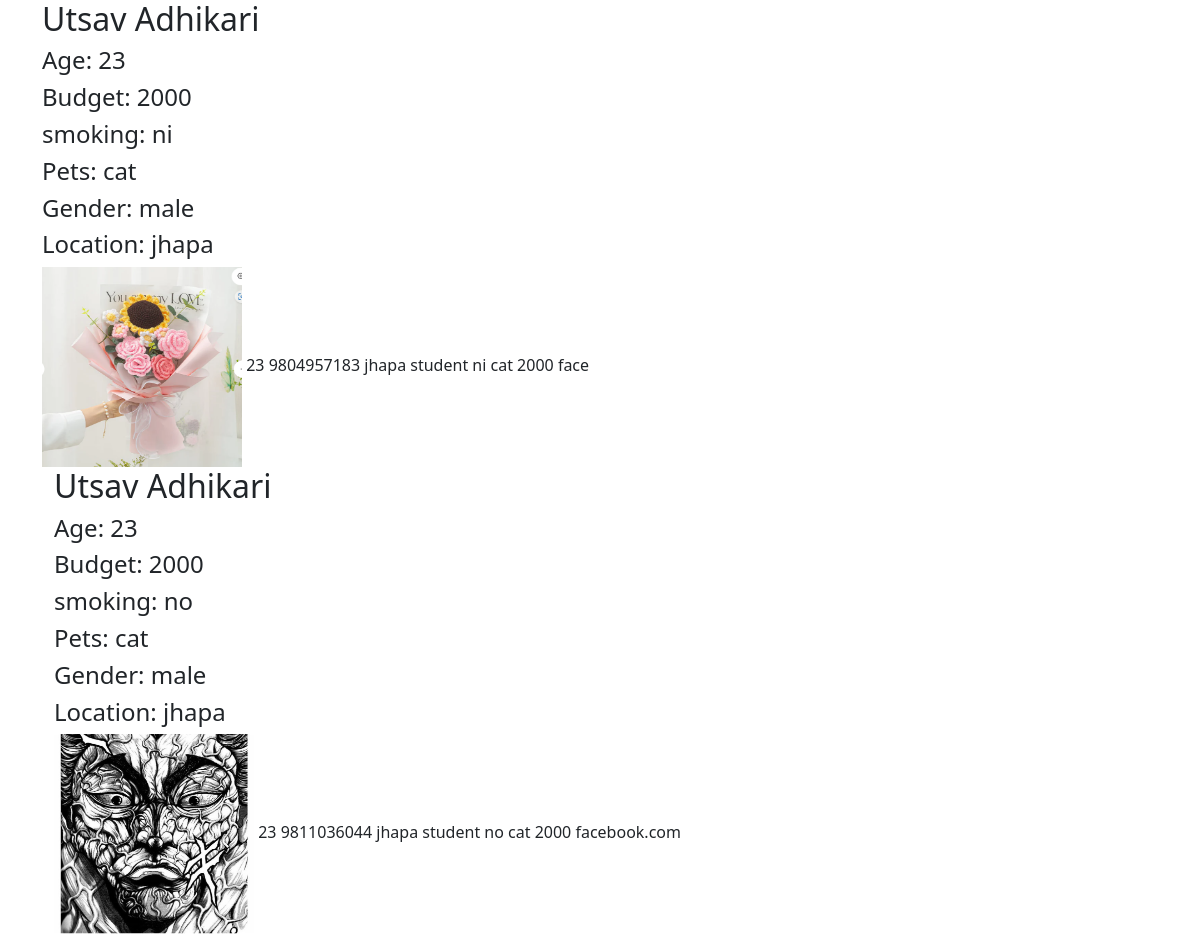
The page /user_detail/ on the database its author committed.
### mysite/models.py (models this page shows)
class Profile (models.Model):
    image = models.ImageField(default='default_image.jpg',upload_to="image")
    full_name = models.CharField("full_name", max_length=30)
    gender = models.CharField("gender",max_length=50)
    age = models.IntegerField("age")
    phone = models.IntegerField("phone")
    currentL = models.CharField("clocation",max_length=50)
    occupation = models.CharField("occupation", max_length=50)
    smoking = models.CharField("smoking",max_length=50)
    pets = models.CharField("pets", max_length=50)
    budget= models.IntegerField("budget")
    social = models.CharField("social",max_length=50)
    description =models.CharField("description",default='',max_length=70)

### mysite/views.py (the view)
# urls.py: path('user_detail/', views.user_detail, name="user_detail"),
def user_detail(request):
    objs = Profile.objects.all()
    return render(request, 'main/user_detail.html',{"objs":objs})

### mysite/context_processors.py (called while the page is built)
def num_matches(request):
    current_user = Profile.objects.latest('id')
    users = Profile.objects.exclude(id=current_user.id)
    matching_users = []
    for user in users:
        if (
            user.budget - 500 <= current_user.budget <= user.budget + 500
            and user.currentL == current_user.currentL
        ):
            matching_users.append(user)
        elif user.smoking == current_user.smoking:
            matching_users.append(user)
    num_matches = len(matching_users)
    return {'num_matches': num_matches}

### templates/main/user_detail.html
{% include '../base/base.html' %}
{%load static%}
{%block content%}
 {%for obj in objs%}
<div class="container">
            <div class="box">
                <div class="heading">
                    <h2>{{obj.full_name}}</h2>
                    <h4>Age: {{obj.age}}</h4>
                    <h4>Budget: {{obj.budget}}</h4>
                    <h4>smoking: {{obj.smoking}}</h4>
                    <h4>Pets: {{obj.pets}}</h4>
                     <h4>Gender: {{obj.gender}}</h4>
                     <h4>Location: {{obj.currentL}}</h4>
                </div>
            <img src="{{obj.image.url}}" alt="" height="200" width="200">
                <span class="more-details">
                    {{obj.age}}
                    {{obj.phone}}
                    {{obj.currentL}}
                    {{obj.occupation}}
                    {{obj.smoking}}
                    {{obj.pets}}
                    {{obj.budget}}
                    {{obj.social}}
                </span>
 {%endfor%}
{%endblock%}

### rows shown on the page
Profile: age "23", budget "2000", smoking "ni", pets "cat", gender "male", currentL "jhapa", image (picture), phone "9804957183", occupation "student", social "face"
Profile: full_name "Utsav Adhikari", age "23", budget "2000", smoking "no", pets "cat", gender "male", currentL "jhapa", image (picture), phone "9811036044", occupation "student", social "facebook.com"
